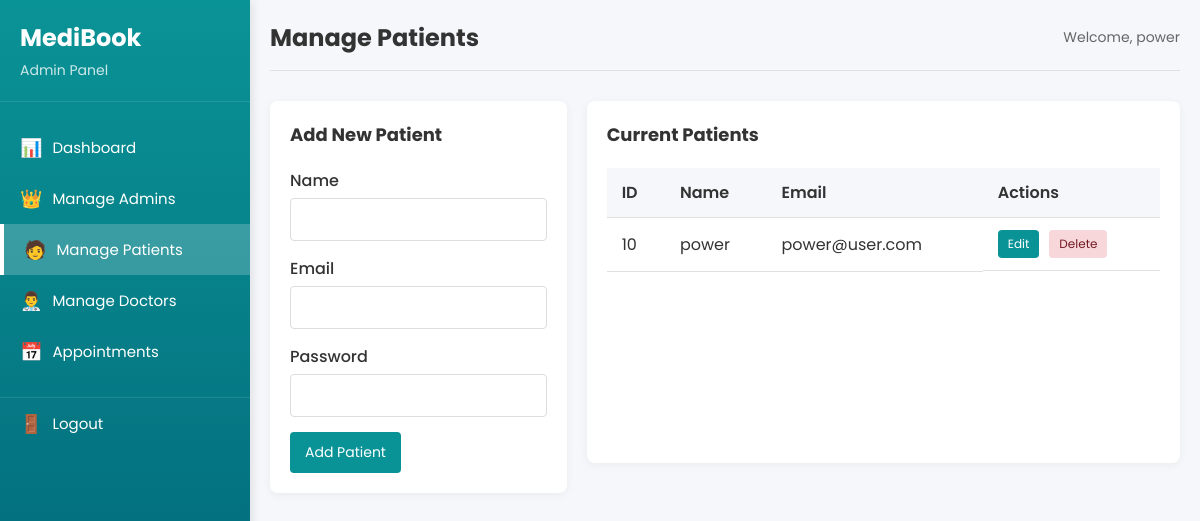
Page /login_register/bkstf/admin_dashboard.php?action=patients (signed in) on the committed database.
### tables this page shows
CREATE TABLE `users` (
  `id` int(10) UNSIGNED NOT NULL,
  `name` varchar(255) NOT NULL,
  `email` varchar(255) NOT NULL,
  `password` varchar(255) NOT NULL,
  `role` enum('user','admin','doctor') NOT NULL,
  `created_at` timestamp NOT NULL DEFAULT current_timestamp(),
  `specialty` varchar(255) NOT NULL DEFAULT ''
);

### login_register/bkstf/admin_dashboard.php (the view, shortened to what this page needs)
<?php
require_once 'config.php';
$email = $_SESSION['email'];
$result = $conn->query("SELECT * FROM users WHERE email = '$email' AND role = 'admin'");
$admin = $result->fetch_assoc();
$action = isset($_GET['action']) ? $_GET['action'] : 'dashboard';
?>
<!DOCTYPE html>
<html lang="en">
<head>
    <link rel="stylesheet" href="css/admin.css">
</head>
<body>
    <div class="admin-container">
        <div class="sidebar">
            <div class="sidebar-header">
                <h2>MediBook</h2>
                <p>Admin Panel</p>
            </div>
            <div class="sidebar-menu">
                <a href="?action=dashboard" class="<?php echo $action == 'dashboard' ? 'active' : ''; ?>">
                    <span class="icon">📊</span> Dashboard
                </a>
                <a href="?action=admins" class="<?php echo $action == 'admins' ? 'active' : ''; ?>">
                    <span class="icon">👑</span> Manage Admins
                </a>
                <a href="?action=patients" class="<?php echo $action == 'patients' ? 'active' : ''; ?>">
                    <span class="icon">🧑</span> Manage Patients
                </a>
                <a href="?action=doctors" class="<?php echo $action == 'doctors' ? 'active' : ''; ?>">
                    <span class="icon">👨‍⚕️</span> Manage Doctors
                </a>
                <a href="?action=appointments" class="<?php echo $action == 'appointments' ? 'active' : ''; ?>">
                    <span class="icon">📅</span> Appointments
                </a>
                <a href="logout.php" class="logout-btn">
                    <span class="icon">🚪</span> Logout
                </a>
            </div>
        </div>
        <div class="main-content">
            <div class="header">
                <h1>
                    <?php
                    switch ($action) {
                        case 'patients':
                            echo 'Manage Patients';
                            break;
                    }
                    ?>
                </h1>
                <div class="user-info">
                    <span>Welcome, <?php echo htmlspecialchars($admin['name']); ?></span>
                </div>
            </div>
            <?php if ($action == 'patients'): ?>
                <div class="admin-section">
                    <div class="add-form">
                        <h2>Add New Patient</h2>
                        <form method="post" action="?action=patients">
                            <div class="form-group">
                                <label for="name">Name</label>
                                <input type="text" id="name" name="name" required>
                            </div>
                            <div class="form-group">
                                <label for="email">Email</label>
                                <input type="email" id="email" name="email" required>
                            </div>
                            <div class="form-group">
                                <label for="password">Password</label>
                                <input type="password" id="password" name="password" required>
                            </div>
                            <button type="submit" name="add_patient">Add Patient</button>
                        </form>
                    </div>
                    <div class="list-section">
                        <h2>Current Patients</h2>
                        <div class="table-container">
                            <table>
                                <thead>
                                    <tr>
                                        <th>ID</th>
                                        <th>Name</th>
                                        <th>Email</th>
                                        <th>Actions</th>
                                    </tr>
                                </thead>
                                <tbody>
                                    <?php
                                    $patients = $conn->query("SELECT * FROM users WHERE role = 'patient' OR (role != 'admin' AND role != 'doctor')");
                                    if ($patients->num_rows > 0) {
                                        while ($row = $patients->fetch_assoc()) {
                                            echo "<tr>";
                                            echo "<td>" . $row['id'] . "</td>";
                                            echo "<td>" . htmlspecialchars($row['name']) . "</td>";
                                            echo "<td>" . htmlspecialchars($row['email']) . "</td>";
                                            echo "<td class='action-buttons'>";
                                            echo "<button class='edit-btn' onclick='openEditModal(" . $row['id'] . ", \"" . htmlspecialchars($row['name']) . "\", \"" . htmlspecialchars($row['email']) . "\")'>Edit</button>";
                                            echo "<a href='?action=patients&delete_user=1&id=" . $row['id'] . "' class='delete-btn' onclick='return confirm(\"Are you sure you want to delete this patient?\")'>Delete</a>";
                                            echo "</td>";
                                            echo "</tr>";
                                        }
                                    } else {
                                        echo "<tr><td colspan='4'>No patients found</td></tr>";
                                    }
                                    ?>
                                </tbody>
                            </table>
                        </div>
                    </div>
                </div>
            <?php endif; ?>
        </div>
    </div>
</body>
</html>

### login_register/bkstf/css/admin.css (style rules this page uses)
* { font-family: "Poppins", sans-serif; margin: 0; padding: 0; box-sizing: border-box; }
body { background-color: #f5f7fa; color: #333; min-height: 100vh; }
.admin-container { display: flex; min-height: 100vh; }
.sidebar { width: 250px; background: linear-gradient(to bottom, #0a9396, #005f73); color: white; padding: 20px 0; box-shadow: 2px 0 10px rgba(0, 0, 0, 0.1); position: fixed; height: 100%; overflow-y: auto; z-index: 100; }
.sidebar-header { padding: 0 20px 20px; border-bottom: 1px solid rgba(255, 255, 255, 0.1); margin-bottom: 20px; }
.sidebar-header h2 { font-size: 24px; margin-bottom: 5px; }
.sidebar-header p { font-size: 14px; opacity: 0.8; }
.sidebar-menu { display: flex; flex-direction: column; }
.sidebar-menu a { padding: 12px 20px; color: white; text-decoration: none; display: flex; align-items: center; transition: all 0.3s; font-size: 15px; }
.sidebar-menu a.active { background-color: rgba(255, 255, 255, 0.2); border-left: 4px solid white; }
.sidebar-menu .icon { margin-right: 10px; font-size: 18px; }
.logout-btn { margin-top: 20px; border-top: 1px solid rgba(255, 255, 255, 0.1); padding-top: 10px; }
.main-content { flex: 1; padding: 20px; margin-left: 250px; width: calc(100% - 250px); }
.header { display: flex; justify-content: space-between; align-items: center; margin-bottom: 30px; padding-bottom: 15px; border-bottom: 1px solid #e0e0e0; }
.header h1 { font-size: 24px; color: #333; }
.user-info { font-size: 14px; color: #666; }
.recent-section, .list-section { background: white; border-radius: 8px; padding: 20px; box-shadow: 0 2px 10px rgba(0, 0, 0, 0.05); margin-bottom: 30px; }
.recent-section h2, .list-section h2, .add-form h2 { margin-bottom: 20px; color: #333; font-size: 18px; }
.table-container { overflow-x: auto; }
table { width: 100%; border-collapse: collapse; }
table th, table td { padding: 12px 15px; text-align: left; border-bottom: 1px solid #e0e0e0; }
table th { background-color: #f5f7fa; font-weight: 600; color: #333; }
.admin-section { display: grid; grid-template-columns: 1fr 2fr; gap: 20px; }
.add-form { background: white; border-radius: 8px; padding: 20px; box-shadow: 0 2px 10px rgba(0, 0, 0, 0.05); }
.form-group { margin-bottom: 15px; }
.form-group label { display: block; margin-bottom: 5px; font-weight: 500; color: #333; }
.form-group input, .form-group select, .form-group textarea { width: 100%; padding: 10px; border: 1px solid #ddd; border-radius: 4px; font-size: 14px; }
button[type="submit"] { background-color: #0a9396; color: white; border: none; padding: 10px 15px; border-radius: 4px; cursor: pointer; font-size: 14px; transition: background-color 0.3s; }
.action-buttons { display: flex; gap: 10px; }
.edit-btn { background-color: #0a9396; color: white; padding: 5px 10px; border-radius: 4px; text-decoration: none; font-size: 12px; border: none; cursor: pointer; transition: background-color 0.3s; }
.delete-btn { background-color: #f8d7da; color: #721c24; padding: 5px 10px; border-radius: 4px; text-decoration: none; font-size: 12px; transition: background-color 0.3s; }

### rows in the picture
users: name "power"
users: id "10", name "power", email "power@user.com"
